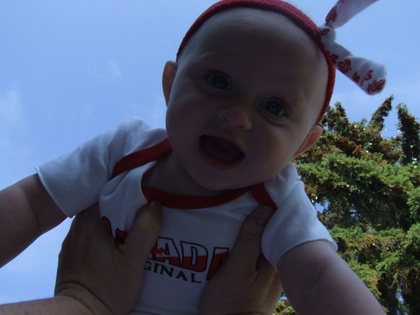
%> input picture backlit_restore/backlit2.jpg, 420 x 315 px, shrunk from 3488 x 2616 before the run
$ octave Project2.m   (GNU Octave 9; MATLAB toolbox functions it lacks are replaced by stand-ins)
%> lines starting %> are read from the running program, lines starting %| are printed output that depends on the picture
% Comp Eng 4TN4
% Project 2
% Image Segmentation
% Sara Jamil
clear all; close all; clc;

% Input RBG image
% img = imread('backlit1.jpg');
img = imread('backlit2.jpg');
%> img is the input picture: size 315x420x3 uint8; mean R, G, B 77.7, 87.5, 108.4
% img = imread('me-dark.jpg');

% Convert colour space
img_ntsc = rgb2ntsc(img);
%> img_ntsc: size 315x420x3 double; mean of channels 1, 2, 3 0.341, -0.0493, 0.0176
orig_img = img_ntsc(:,:,1);
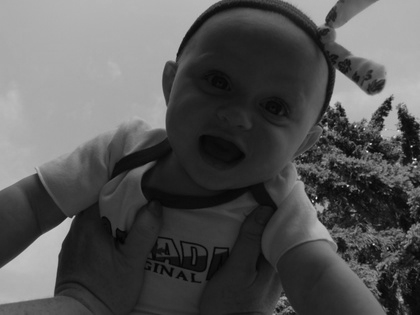
%> orig_img: size 315x420 double; min 0.0109, max 0.945, mean 0.341

% [6 lines of commented-out code are left out]

[X,Y] = size(orig_img);
%> X = 315; Y = 420
npixel = X*Y;
%> npixel = 132300

% Histogram
[hist, range] = imhist(orig_img);
%> hist = 256 values, max 3291 at index 179, min 0 at index 1, mean 516.8; range = 256 values from 0 to 1

% % Plot the histogram
% figure;
% imhist(orig_img)

%% Histogram Equalization

% Transfer function
p = hist./npixel;
%> p = 256 values, max 0.0249 at index 179, min 0 at index 1, mean 0.00391
Np = zeros(256,1);
for k = 1:256
    Np(k,1) = sum(p(1:k));
end
%> after the loop, Np = 256 values from 0 to 1
new_he = round(Np*255);
%> new_he = 256 values from 0 to 255

he_s = zeros(X,Y);

for i = 1:npixel
    [~, gray_level] = min(abs(range - orig_img(i)));
    he_s(i) = new_he(gray_level,1);
end
%> this loop made 132300 passes
%> gray_level on passes 1 to 3: 174, 174, 174
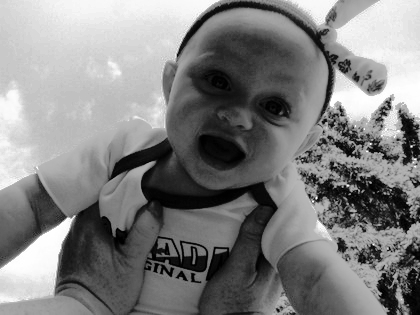
%> he_s: size 315x420 double; min 0, max 255, mean 128.9

% [9 lines of commented-out code are left out]
img_ntsc(:,:,1) = he_s / max(max(he_s));
%> img_ntsc: size 315x420x3 double; mean of channels 1, 2, 3 0.506, -0.0493, 0.0176
out_he = ntsc2rgb(img_ntsc);
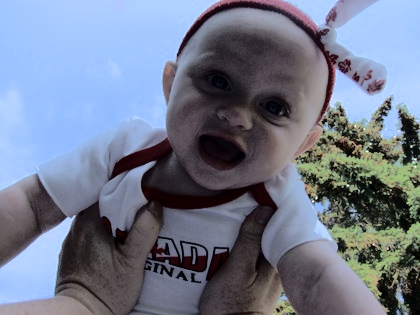
%> out_he: size 315x420x3 double; mean R, G, B 0.447, 0.481, 0.556

% figure;
% imshow(HE_out_img);
% title('Histogram Equalization enhanced image - Colour');


%% Transfer function S-curve for backlit images

% Estimate threshold using P1
T = 256/2;

x_data = [0,T-25:T+25,round((255-T)/2),round(255-(255-T)/3),255];
y_data = [0,T*ones(1,51),round((255-T)/2),round(255-(255-T)/3),255];
poly = polyfit(x_data,y_data,3);
new_trans = polyval(poly,0:255);

% [6 lines of commented-out code are left out]

trans_s = zeros(X,Y);

for i = 1:npixel
    [~, gray_level] = min(abs(range - orig_img(i)));
    trans_s(i) = new_trans(1,gray_level);
end
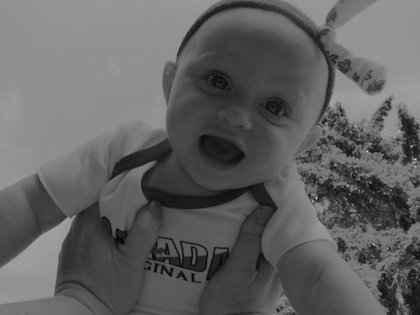
%> trans_s: size 315x420 double; min 3.65, max 230.5, mean 98.2

% [9 lines of commented-out code are left out]
img_ntsc(:,:,1) = trans_s / max(max(trans_s));
%> img_ntsc: size 315x420x3 double; mean of channels 1, 2, 3 0.426, -0.0493, 0.0176
out_trans = ntsc2rgb(img_ntsc);
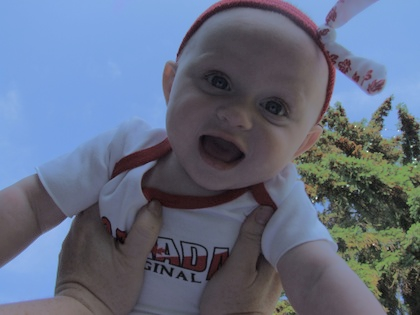
%> out_trans: size 315x420x3 double; mean R, G, B 0.39, 0.428, 0.51

% figure;
% imshow(trans_out_img);
% title('Transfer function enhanced image - Colour');

%% Backlit Image Restoration using OCTM

% Image segmentation
% Segment into under-exposed and over-exposed segments
% using optimal global thresholding
% Assume superposition of Gaussian distributions

GMModel = fitgmdist(hist,2);
[mu_1,index1] = min(GMModel.mu);
%> mu_1 = 26.09; index1 = 2
[mu_2,index2] = max(GMModel.mu);
%> mu_2 = 829.5; index2 = 1
sigma_1 = GMModel.Sigma(:,:,index1);
%> sigma_1 = 1247.1
sigma_2 = GMModel.Sigma(:,:,index2);
%> sigma_2 = 564822.2
%> (the run ends here)
